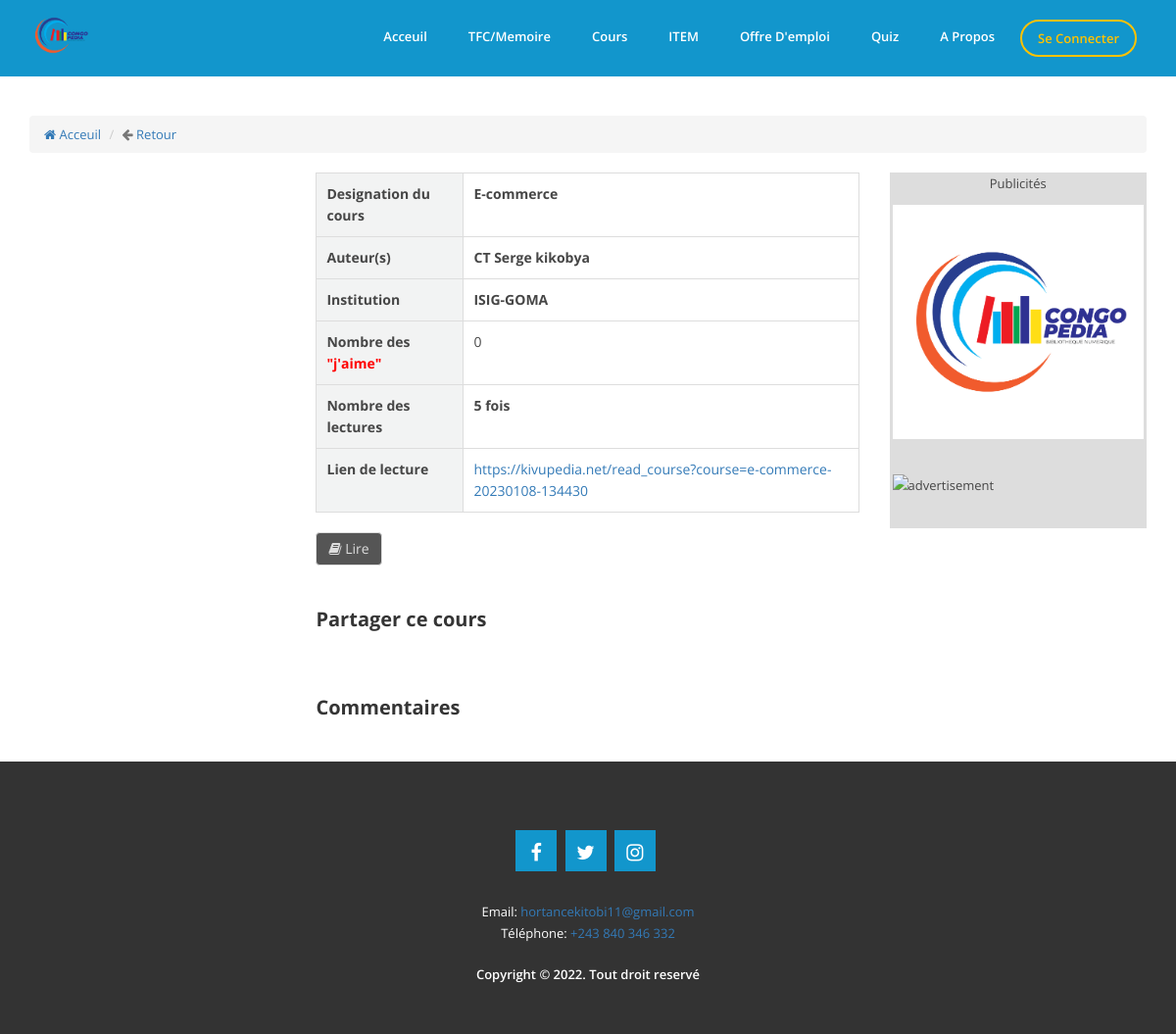
The page /detail_course?course=e-commerce-20230108-134430 on the database as committed earlier.
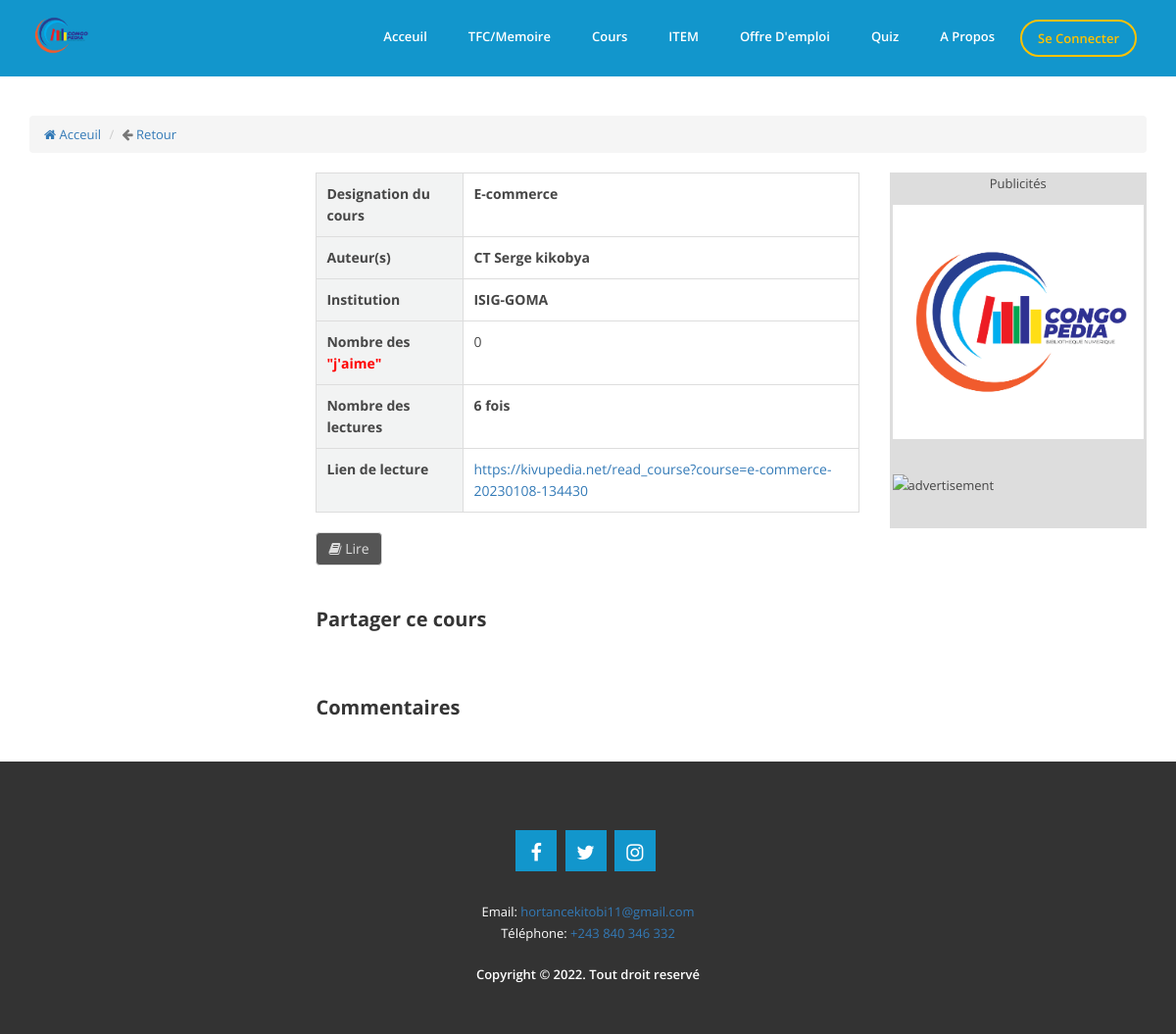
The same page on the database as committed later.
### tables this page shows
CREATE TABLE `t_cours` (
  `CodeCours` int(11) NOT NULL,
  `Cours` text NOT NULL,
  `cours_slug` text NOT NULL,
  `Auteur` varchar(254) NOT NULL,
  `Readed` int(11) NOT NULL,
  `Liked` int(11) NOT NULL,
  `Fichier` text NOT NULL,
  `Institution` varchar(255) NOT NULL,
  `Created_On` timestamp NOT NULL DEFAULT current_timestamp() ON UPDATE current_timestamp(),
  `CodeCompte` int(11) NOT NULL,
  `CodeAdmin` int(11) NOT NULL,
  `CodePropriete` int(11) NOT NULL,
  `Statut` int(11) NOT NULL
);

### detail_course.php (called while the page is built, shortened)
<?php
include("includes/sessionclient.php");
include("includes/head.php");
include("includes/header.php");
include("container/detail_course.php");
include("includes/footer.php");
?>

### class/app.php (called while the page is built, shortened)
<?php
class App
{
    private $db_name, $db_user, $db_pass, $db_host, $pdo;
    public function __construct( $db_name = "congopedia", $db_user = "root", $db_pass = "", $db_host = 'localhost' )
    {
        $this->db_name = $db_name;
        $this->db_user = $db_user;
        $this->db_pass = $db_pass;
        $this->db_host = $db_host;
    }
    public function getPDO()
    {
        try {
            if ( $this->pdo === null ) {
                $pdo_ = new PDO( 'mysql:host=' . $this->db_host . '; port=3306; dbname=' . $this->db_name . ';charset=utf8', $this->db_user, $this->db_pass );
                $pdo_->setAttribute( PDO::ATTR_ERRMODE, PDO::ERRMODE_WARNING );
                $this->pdo = $pdo_;
            }
        } catch ( PDOException $ex ) {
            die( $ex->getMessage() );
        }
        return $this->pdo;
    }
    public function fetch( $statement )
    {
        $req = $this->getPDO()->query( $statement );
        $data = $req->fetch();
        return $data;
    }
}
$app=new App('congopedia');
?>

### container/detail_course.php (the view, shortened to what the changed rows need)
<?php
$article = $_GET['course'];
$sql = "SELECT * FROM t_cours
        WHERE cours_slug = '$article'";
$req = $app->fetch($sql);
?>
<div class="single-channel">
    <div class="container">
        <div class="row">
            <div class="col-md-9 col-sm-12 col-xs-12">
                <div class="row">
                    <div class="col-md-8">
                        <div class="channel-text">
                            <div class="channel-text">
                                <div class="book-table">
                                    <div class="book-table-row">
                                        <div class="book-table-cell"><span style="font-weight: bold;"><?php echo $req['Cours'] ?></span>
                                        </div>
                                    </div>
                                    <div class="book-table-row">
                                        <div class="book-table-cell"><span style="font-weight: bold;"><?php if($req['Auteur']!=''){echo $req['Auteur'];}else{echo "<span style='color: red;'>-</span>";}  ?></span></div>
                                    </div>
                                    <div class="book-table-row">
                                        <div class="book-table-cell"><span style="font-weight: bold;"><?php if($req['Institution']!=''){echo $req['Institution'];}else{echo "<span style='color: red;'>-</span>";}  ?></span></div>
                                    </div>
                                    <div class="book-table-row">
                                        <div class="book-table-cell">Nombre des <span class="error">"j'aime"</span></div>
                                        <div class="book-table-cell">
                                            <?php if($req['Liked']!=''){echo $req['Liked'];}else{echo "<span style='color: red;'>-</span>";}  ?>
                                        </div>
                                    </div>
                                    <div class="book-table-row">
                                        <div class="book-table-cell">
                                            <span style="font-weight: bold;"><?php if($req['Readed']!=''){echo $req['Readed'].' fois';}else{echo "<span style='color: red;'>-</span>";}  ?></span>
                                        </div>
                                    </div>
                                    <div class="book-table-row">
                                        <div class="book-table-cell"><a href="read_course?course=<?php echo $req['cours_slug'] ?>"
                                            >https://kivupedia.net/read_course?course=<?php echo $req['cours_slug'] ?></a>
                                        </div>
                                    </div>
                                </div>
                                <h2>Partager ce cours</h2>
                                <h2>Commentaires</h2>
                            </div>
                        </div>
                    </div>
                </div>
            </div>
        </div>
    </div>
</div>

Rows that differ between the two databases and show on the page:
changed t_cours "E-commerce": Readed "5" → "6"
